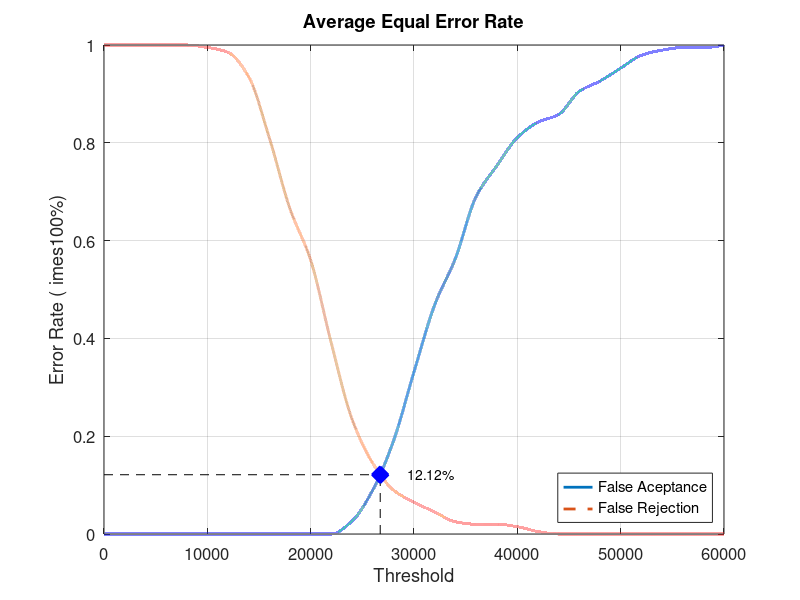
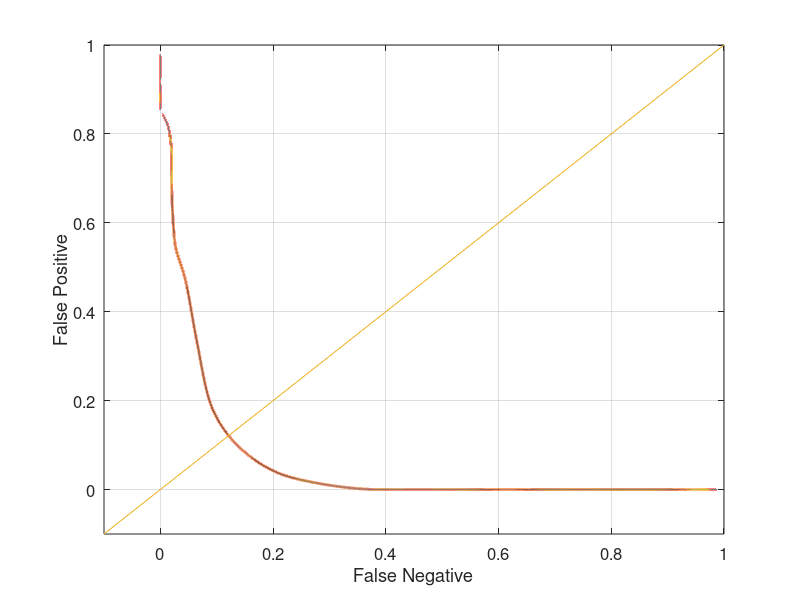

These charts were generated, in order, by the following MATLAB code:
close all;
clear;
clc;
x = 0:2000:60000;
xq = 0:0.5:60000;

y0 = [0 0 0 0 0 0 0 0 0 0 0 0 0.0263158 0.0894737 0.189474 0.331579 0.468421 0.563158 0.689474 0.752632 0.810526 0.842105 0.857895 0.905263 0.926316 0.952632 0.978947 0.989474 0.994737 0.994737 1]
yy0 = interp1(x, y0, xq, 'pchip');
y1 = [1 1 1 1 1 0.995 0.985 0.935 0.81 0.665 0.56 0.39 0.235 0.145 0.09 0.065 0.045 0.025 0.02 0.02 0.015 0.005 0 0 0 0 0 0 0 0 0]
yy1 = interp1(x, y1, xq, 'pchip');

% Calculating EER: 
y2 = abs(y0 - y1);
find(y2 == min(y2))
yy2 = abs(yy0 - yy1);
xEER = find(yy2 == min(yy2));
xEERIndex = xq(xEER) % X-axis EER
yEER = yy0(xEER) % Y-axis EER

main = figure
plot(xq, yy0,'-','LineWidth', 2);	hold on
plot(xq, yy1,'--','LineWidth', 2);	hold on
plot([xEERIndex xEERIndex], [0 yEER], 'k--');	hold on
plot([0 xEERIndex], [yEER yEER], 'k--');	hold on
plot(xEERIndex, yEER, 'bx', 'LineWidth', 10);	hold on
text(xEERIndex + 10 * xEERIndex / 100, yEER, [num2str(round((10000 * yEER)) / 100) '%'])
legend('False Aceptance', 'False Rejection', 'Location', 'SouthEast')
xlabel('Threshold')
ylabel('Error Rate (	imes100%)')
title('Average Equal Error Rate')
set(gca, 'FontSize', 12)
axis([0 60000 0 1])
grid on

print(main, 'Database4_2Main', '-dpng');
FNRxFPR = figure('Color', [1 1 1]);
plot(yy1, yy0, '-', yy1, yy0, 'LineWidth', 2);
hold on
y = -0.1:0.1:1
plot(y, y); 
set(gca, 'FontSize', 12)
xlabel('False Negative')
ylabel('False Positive')
axis([-0.1 1 -0.1 1])
set(gca, 'FontSize', 12)
grid on

print(FNRxFPR, 'Database4_2FNRxFPR','-dpng');
